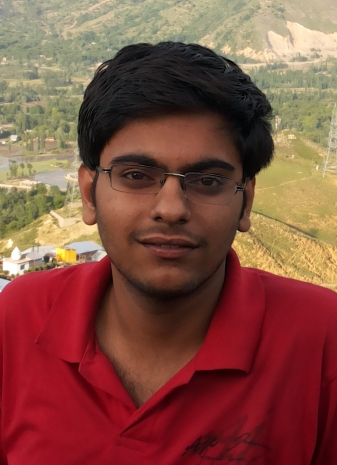
//> input picture intensity aware brightness/test.jpg, 337 x 465 px
$ ./main test.jpg   (built with g++ and OpenCV 4)
//> lines starting //> are read from the running program, lines starting //| are printed output that depends on the picture
#include "opencv2/opencv.hpp"
#include <iostream>

using namespace cv;
using namespace std;

int main(int argc, char** argv) {

	if (argc < 2){
		cout << "Usage : ./a.out <image>\n";
		exit(0);
	}

	Mat src = imread(argv[1]);
//> src is the input picture: 465 rows x 337 cols, CV_8UC3; mean B, G, R 66.1, 78.9, 131.3

	if (src.empty()){
		cout << "Unabel to read image\n";
		exit(0);
	}

	string win_name = "Adjust Brightness";
	namedWindow(win_name, 1);

	int init1 = 50;
	int init2 = 200;
	createTrackbar( "Brightness Level",win_name,&init1,100);
	createTrackbar( "Sigma",win_name,&init2,300);

	Mat ycbcr_image;
	cvtColor(src, ycbcr_image, COLOR_BGR2YCrCb);
//> ycbcr_image: 465 rows x 337 cols, CV_8UC3; mean of channels 0, 1, 2 93.1, 155.2, 112.7

	vector<Mat> ycbcr_planes;
	split(ycbcr_image, ycbcr_planes);
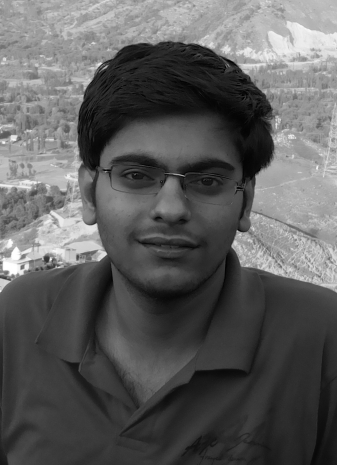
//> ycbcr_planes[0]: 465 rows x 337 cols, CV_8UC1; min 0, max 255, mean 93.1
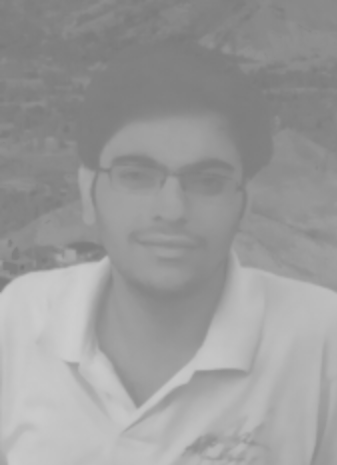
//> ycbcr_planes[1]: 465 rows x 337 cols, CV_8UC1; min 119, max 206, mean 155.2
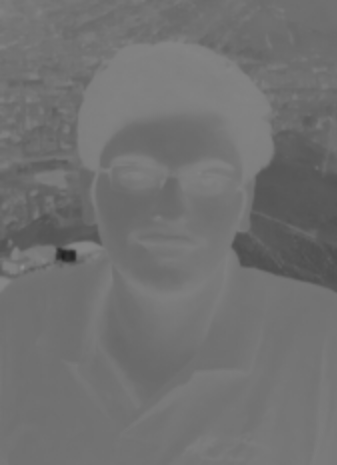
//> ycbcr_planes[2]: 465 rows x 337 cols, CV_8UC1; min 32, max 143, mean 112.7
	Mat luminance = ycbcr_planes[0];

	while(1){
		int b = getTrackbarPos("Brightness Level",win_name);
		float alpha = 0.1 + 3*(b/100.0);
		Mat result = alpha*src;
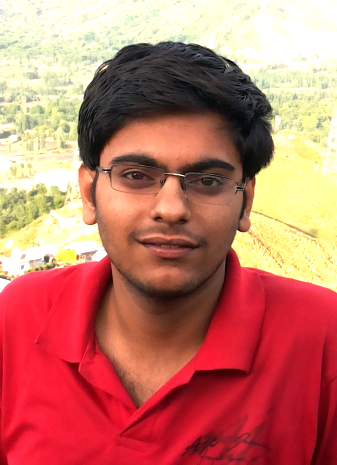
//> result: 465 rows x 337 cols, CV_8UC3; mean B, G, R 104.2, 118.5, 194.6

		Mat result2(src.size(),src.type());
		float sigma = 200 + getTrackbarPos("Sigma", win_name);
		for(int i=0;i<src.rows;i++){
			for(int j=0;j<src.cols;j++){
				int intensity = luminance.at<uchar>(i,j);
				float my_aplha = alpha * exp(((-1)*intensity*intensity)/(2*sigma*sigma));
				for (int c=0;c<3;c++){
					result2.at<Vec3b>(i,j)[c] = saturate_cast<uchar>(my_aplha * src.at<Vec3b>(i,j)[c]);
				}
			}
		}
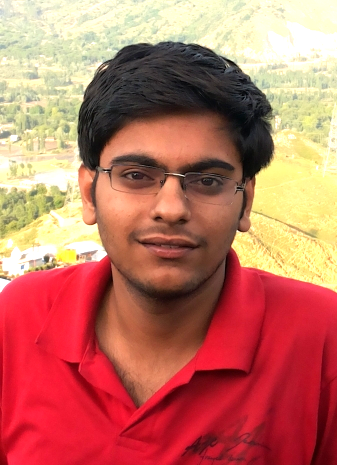
//> result2: 465 rows x 337 cols, CV_8UC3; mean B, G, R 98.5, 115.1, 191.7

		Mat dst(src.rows, src.cols*3,src.type());
		Mat left(dst, Rect(0, 0, src.cols, src.rows));
		src.copyTo(left);
		Mat middle(dst, Rect(src.cols, 0, src.cols, src.rows));
//> middle: 465 rows x 337 cols, CV_8UC3; every value is 0
		result.copyTo(middle);
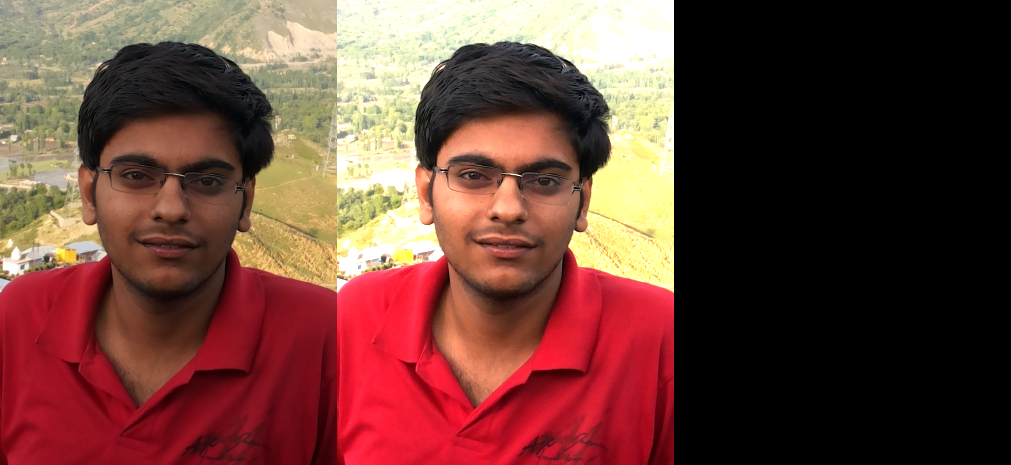
//> dst: 465 rows x 1011 cols, CV_8UC3; mean B, G, R 56.7, 65.8, 108.6
		Mat right(dst, Rect(2*src.cols, 0, src.cols, src.rows));
		result2.copyTo(right);
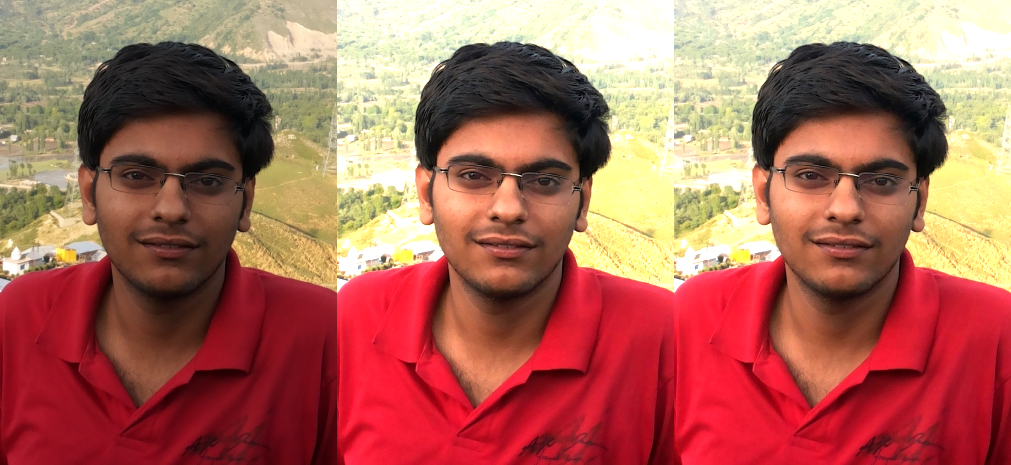
//> dst: 465 rows x 1011 cols, CV_8UC3; mean B, G, R 89.6, 104.2, 172.5

		imshow(win_name,dst);

		char c = (char)waitKey(10);
//> the Esc key is pressed
		if (c == 27){
			imwrite("result_default.jpg" , result);
			imwrite("result_intensity-aware.jpg" , result2);
			break;
		}
	}

	return 0;
}
